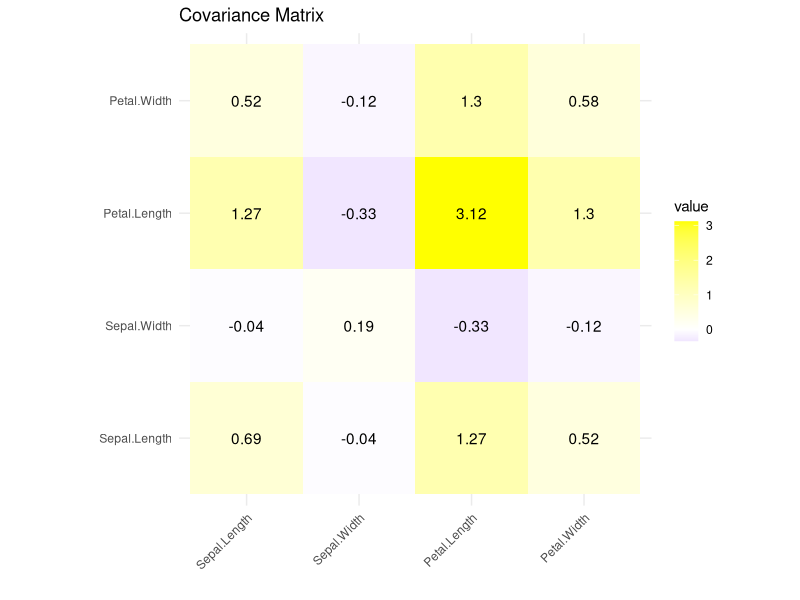

This chart was generated by the following R code: (Note: this script raises an error after producing the figure.)
library(GGally)
library(corrplot)
library(tidyverse)
library(patchwork)

df_iris <- iris |>
  as_tibble()

cov_mat <- df_iris |>
  select(where(is.numeric)) |>
  cov()

cov_df <- as.data.frame(as.table(cov_mat)) |>
  rename(var1 = Var1, var2 = Var2, value = Freq)

p1 <- ggplot(
  cov_df,
  aes(var1, var2, fill = value)
) +
  geom_tile() +
  geom_text(aes(label = round(value, 2))) +
  scale_fill_gradient2(
    low = "blue",
    high = "yellow",
    mid = "white"
  ) +
  coord_fixed() +
  labs(title = "Covariance Matrix", x = "", y = "") +
  theme_minimal() +
  theme(
    axis.text.x = element_text(
      angle = 45,
      hjust = 1
    )
  )

corr <- df_iris |>
  select(where(is.numeric)) |>
  cor()

corr_df <- as.data.frame(as.table(corr)) |>
  rename(var1 = Var1, var2 = Var2, value = Freq) |>
  mutate(mask = as.vector(mask))

p2 <- ggplot(
  corr_df,
  aes(var1, var2, fill = value)
) +
  geom_tile(
    data = corr_df |>
      filter(!mask)
  ) +
  geom_text(aes(label = round(value, 2))) +
  scale_fill_gradient2(
    low = "blue",
    high = "yellow",
    mid = "white"
  ) +
  coord_fixed() +
  labs(title = "Correlation Matrix", x = "", y = "") +
  theme_minimal() +
  theme(
    axis.text.x = element_text(
      angle = 45,
      hjust = 1
    )
  )

p1 + p2
